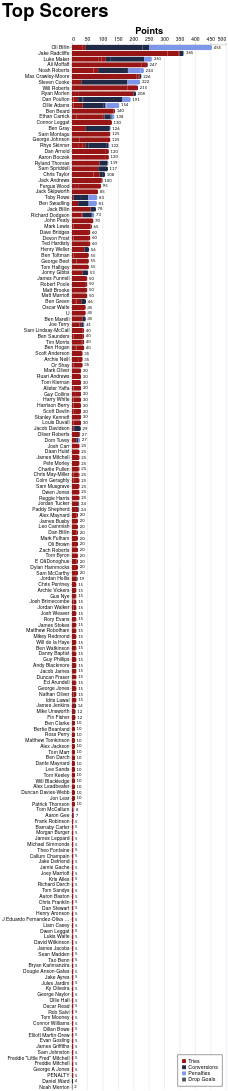

The specification (Vega-Lite) saved for this image:
### Vega-Lite specification from a JSON file in a GitHub repository (floating-point values rounded to 4 significant figures; data arrays with more than 128 entries replaced by an {"elided": "..."} marker saying what was removed)
{"config": {"axis": {"labelFont": "PT Sans Narrow, Helvetica Neue, Helvetica, Arial, sans-serif", "titleFont": "PT Sans Narrow, Helvetica Neue, Helvetica, Arial, sans-serif", "labelFontSize": 13, "titleFontSize": 24, "gridColor": "#202947", "gridOpacity": 0.2, "zindex": 1}, "text": {"font": "Lato, sans-serif"}, "bar": {"cornerRadiusEnd": 5}, "header": {"labelFont": "PT Sans Narrow, Helvetica Neue, Helvetica, Arial, sans-serif", "titleFont": "PT Sans Narrow, Helvetica Neue, Helvetica, Arial, sans-serif", "labelFontSize": 24, "titleFontSize": 28, "labelFontWeight": "bold", "orient": "left"}, "legend": {"labelFont": "PT Sans Narrow, Helvetica Neue, Helvetica, Arial, sans-serif", "titleFont": "PT Sans Narrow, Helvetica Neue, Helvetica, Arial, sans-serif", "labelFontSize": 14, "titleFontSize": 16, "titlePadding": 5, "fillColor": "white", "strokeColor": "black", "padding": 10, "titleFontWeight": "lighter", "titleFontStyle": "italic", "titleColor": "gray", "offset": 10}, "title": {"font": "PT Sans Narrow, Helvetica Neue, Helvetica, Arial, sans-serif", "fontSize": 48, "fontWeight": "bold", "anchor": "start", "align": "center", "titlePadding": 20, "subtitlePadding": 10, "subtitleFontSize": 13, "subtitleColor": "", "subtitleFontStyle": "italic", "offset": 15, "color": "black"}, "axisX": {"labelAngle": 0}, "facet": {"title": null, "header": null, "align": {"row": "each", "column": "each"}}, "resolve": {"scale": {"y": "independent", "facet": "independent"}}, "background": "transparent", "scale": {"offsetBandPaddingOuter": 0.2, "offsetBandPaddingInner": 0.1}, "view": {"stroke": null, "background": "transparent"}}, "layer": [{"mark": {"type": "bar"}, "encoding": {"color": {"field": "component", "legend": {"orient": "bottom-right", "title": null}, "scale": {"domain": ["Tries", "Conversions", "Penalties", "Drop Goals"], "range": ["#981515", "#202946", "#7d96e8", "#4b5563"]}, "type": "nominal"}, "order": {"field": "component_order", "sort": "ascending", "type": "quantitative"}, "tooltip": [{"field": "player", "title": "Player", "type": "nominal"}, {"field": "game_type", "title": "Game Type", "type": "nominal"}, {"field": "component", "title": "Score Type", "type": "nominal"}, {"aggregate": "sum", "field": "value", "title": "Value", "type": "quantitative"}, {"aggregate": "max", "field": "player_total", "title": "Total", "type": "quantitative"}], "x": {"aggregate": "sum", "axis": {"orient": "top", "title": "Points"}, "field": "value", "type": "quantitative"}, "y": {"field": "player", "sort": {"field": "player_total", "op": "max", "order": "descending"}, "title": null, "type": "nominal"}}}, {"mark": {"type": "text", "align": "left", "baseline": "middle", "color": "black", "dx": 4, "fontSize": 11}, "encoding": {"text": {"field": "total_value", "format": ".0f", "type": "quantitative"}, "x": {"axis": {"orient": "top", "title": "Points"}, "field": "total_value", "type": "quantitative"}, "y": {"field": "player", "sort": {"field": "player_total", "op": "max", "order": "descending"}, "title": null, "type": "nominal"}}, "transform": [{"aggregate": [{"op": "sum", "field": "value", "as": "total_value"}, {"op": "max", "field": "player_total", "as": "player_total"}], "groupby": ["player"]}]}], "data": {"name": "data-30a2bd95c6612f3373757c5c953815ee"}, "height": {"step": 15}, "params": [{"name": "seasonParam", "value": []}, {"name": "gameTypesParam", "value": []}, {"name": "gameTypeParam", "value": "All games"}, {"name": "squadParam", "value": "All"}, {"name": "scoreTypeParam", "value": "Total"}], "title": {"text": "Top Scorers"}, "transform": [{"filter": "length(seasonParam) === 0 || indexof(seasonParam, datum.season) >= 0"}, {"filter": "length(gameTypesParam) === 0 || indexof(gameTypesParam, datum.game_type) >= 0"}, {"filter": "squadParam === \"All\" || datum.squad === squadParam"}, {"filter": "scoreTypeParam === datum.score_type"}, {"joinaggregate": [{"op": "sum", "field": "value", "as": "player_total"}], "groupby": ["player"]}, {"filter": "datum.player_total > 0"}], "width": 400, "$schema": "https://vega.github.io/schema/vega-lite/v5.20.1.json", "datasets": {"data-30a2bd95c6612f3373757c5c953815ee": {"elided": "1324 records"}}}
